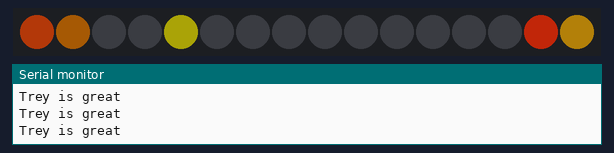
Recording of a sketch running on a simulated Arduino Mega 2560, built with avr-gcc and run on an emulated ATmega2560. On the bench: 16 RGB LEDs in strip order, left to right, the last lines printed to the serial monitor. Dim RGB values are drawn brighter than linear; random numbers use the default seed unless the sketch sets one.

Above: at 0.45 s.
At 4.97 s:
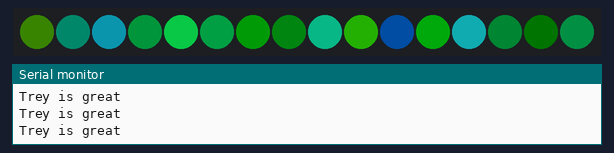
At 10.1 s:
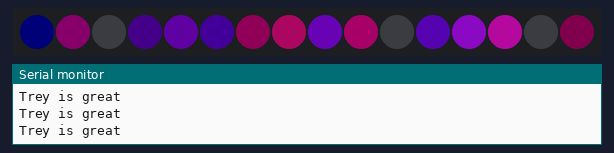
At 20.04 s:
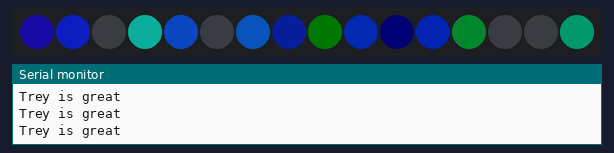
At 29.69 s:
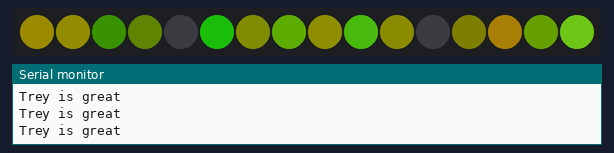
At 39.63 s:
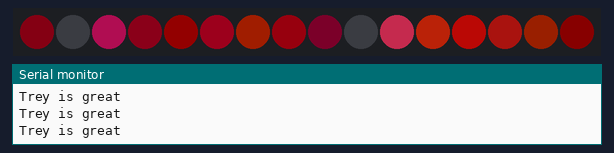

The sketch:

SDLBraincornLight.ino
```cpp
/**
 * SDLBraincornLight - Lights for Trey's braincorn
 *
 * Designed originally for Teensy 2.0 and around 16 WS2812 RGB LEDs
 *
 * @todbot
 */

#define FASTLED_INTERNAL
#include <FastLED.h>
FASTLED_USING_NAMESPACE

const int pinLedStrip    = 23;  // D5 on Teensy 2.0

#define NUM_LEDS 16
#define LED_BRIGHTNESS 100
#define FRAMES_PER_SECOND  120

CRGB leds[NUM_LEDS];
uint8_t gHue;

void setup()
{
    Serial.begin(115200);
    Serial.println("Hi Trey.  How are you?  We think you are grand.");
    FastLED.addLeds<WS2812, pinLedStrip,GRB>(leds, NUM_LEDS);
    FastLED.setBrightness(LED_BRIGHTNESS);     // set master brightness control
}

void loop()
{
    EVERY_N_MILLISECONDS( 20 ) {

        raindrops();

    }
    EVERY_N_MILLISECONDS( 100 ) {
        celebrateTrey();
    }

    FastLED.show();
    FastLED.delay(1000/FRAMES_PER_SECOND);
}


void raindrops()
{
    fadeToBlackBy( leds, NUM_LEDS, 15);
    EVERY_N_MILLISECONDS(50) {
        gHue++;
        // random colored speckles that blink in and fade smoothly
        int pos = random16(NUM_LEDS);
        leds[pos] += CHSV( gHue + random8(64), 200, 255);
        //blur1d( leds, NUM_LEDS, 64);  // blur things a bit
    }
}

void celebrateTrey()
{
    Serial.println("Trey is great");
}
```
